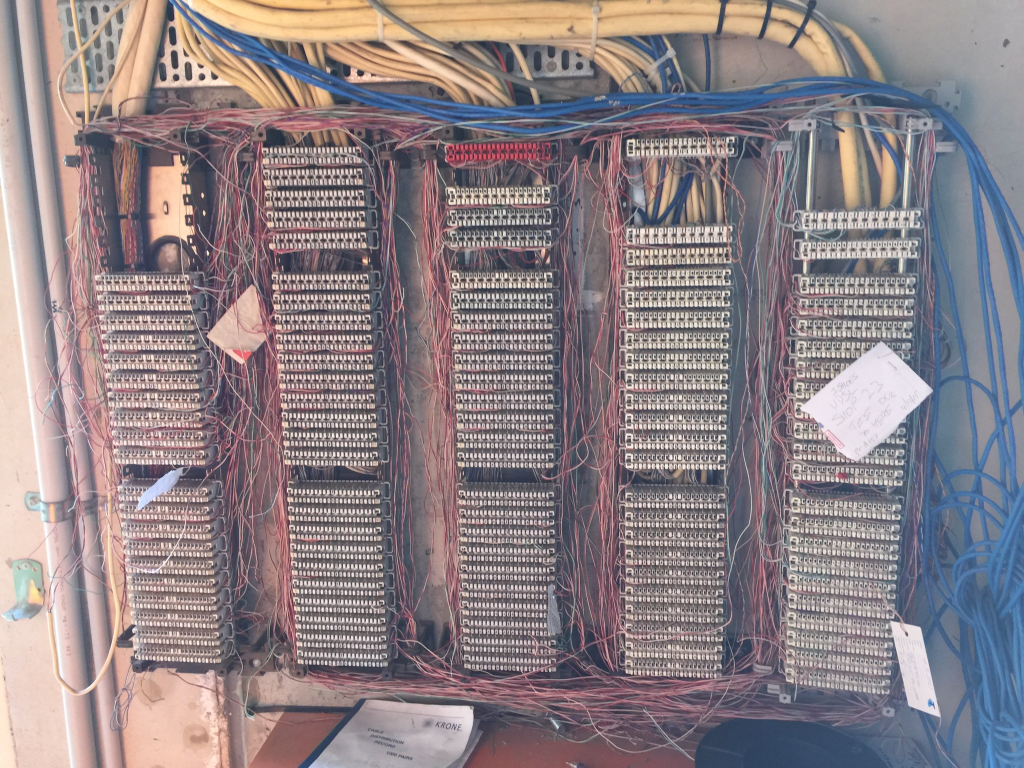
#> input picture Sterger Algorithm/sample_1.jpeg, 2048 x 1536 px (shown at 1/2 size)
$ python Steger_line_V2.py
#> lines starting #> are read from the running program, lines starting #| are printed output that depends on the picture
# Steger algorithm for edge/line extraction
# Author : Munch Quentin, 2020

"""
This program is free software: you can redistribute it and/or modify
it under the terms of the GNU General Public License as published by
the Free Software Foundation, either version 3 of the License, or
(at your option) any later version.
This program is distributed in the hope that it will be useful,
but WITHOUT ANY WARRANTY; without even the implied warranty of
MERCHANTABILITY or FITNESS FOR A PARTICULAR PURPOSE.  See the
GNU General Public License for more details.
You should have received a copy of the GNU General Public License
along with this program.  If not, see <https://www.gnu.org/licenses/>.
"""

# General and computer vision lib
import numpy as np
import cv2
from matplotlib import pyplot as plt
from matplotlib import pyplot

def computeDerivative(img, sigmaX, sigmaY):
    # blurr the image
    img = cv2.GaussianBlur(img, ksize=(0,0), sigmaX=sigmaX, sigmaY=sigmaY)
    # create filter for derivative calulation
    dxFilter = np.array([[1],[0],[-1]])
    dyFilter = np.array([[1,0,-1]])
    dxxFilter = np.array([[1],[-2],[1]])
    dyyFilter = np.array([[1,-2,1]])
    dxyFilter = np.array([[1,-1],[-1,1]])
    # compute derivative
    dx = cv2.filter2D(img,-1, dxFilter)
    dy = cv2.filter2D(img,-1, dyFilter)
    dxx = cv2.filter2D(img,-1, dxxFilter)
    dyy = cv2.filter2D(img,-1, dyyFilter)
    dxy = cv2.filter2D(img,-1, dxyFilter)
    return dx, dy, dxx, dyy, dxy

def computeMagnitude(dxx, dyy):
    # convert to float
    dxx = dxx.astype(float)
    dyy = dyy.astype(float)
    # calculate magnitude and angle
    mag = cv2.magnitude(dxx, dyy)
    phase = mag*180./np.pi
    return mag, phase

def computeHessian(dx, dy, dxx, dyy, dxy):
    # create empty list
    point=[]
    direction=[]
    value=[]
    # for the all image
    for x in range(0, img.shape[1]): # column
        for y in range(0, img.shape[0]): # line
            # if superior to certain threshold
            if dxy[y,x] > 0:
                # compute local hessian
                hessian = np.zeros((2,2))
                hessian[0,0] = dxx[y,x]
                hessian[0,1] = dxy[y,x]
                hessian[1,0] = dxy[y,x]
                hessian[1,1] = dyy[y,x]
                # compute eigen vector and eigne value
                ret, eigenVal, eigenVect = cv2.eigen(hessian)
                if np.abs(eigenVal[0,0]) >= np.abs(eigenVal[1,0]):
                    nx = eigenVect[0,0]
                    ny = eigenVect[0,1]
                else:
                    nx = eigenVect[1,0]
                    ny = eigenVect[1,1]
                # calculate denominator for the taylor polynomial expension
                denom = dxx[y,x]*nx*nx + dyy[y,x]*ny*ny + 2*dxy[y,x]*nx*ny
                # verify non zero denom
                if denom != 0:
                    T = -(dx[y,x]*nx + dy[y,x]*ny)/denom
                    # update point
                    if np.abs(T*nx) <= 0.5 and np.abs(T*ny) <= 0.5:
                        point.append((x,y))
                        direction.append((nx,ny))
                        value.append(np.abs(dxy[y,x]+dxy[y,x]))
    return point, direction, value

# resize, grayscale and blurr
img = cv2.imread("sample_1.jpeg")
#> img is the input picture: shape (1536, 2048, 3); mean B, G, R 133.1, 128.8, 140.4
img = cv2.cvtColor(img, cv2.COLOR_BGR2RGB)
img = cv2.resize(img, (640,480))
#> img: shape (480, 640, 3)
gray_img = cv2.cvtColor(img, cv2.COLOR_BGR2GRAY)
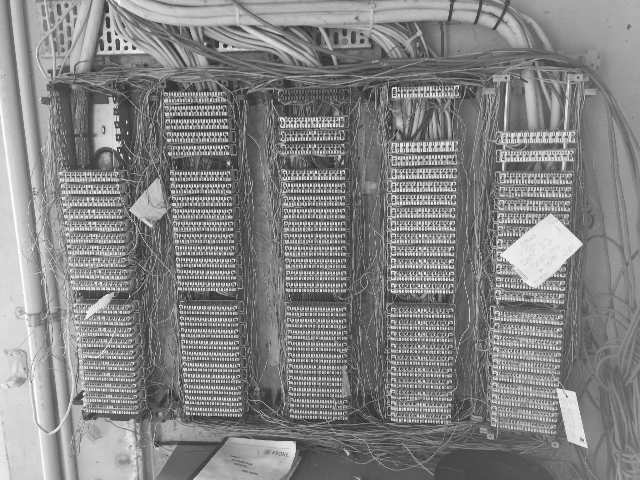
#> gray_img: shape (480, 640); min 41, max 255, mean 131.3
# compute derivative
dx, dy, dxx, dyy, dxy = computeDerivative(gray_img, 1.1, 1.1)
#> in computeDerivative, `dy = cv2.filter2D(img,-1, dyFilter)`:
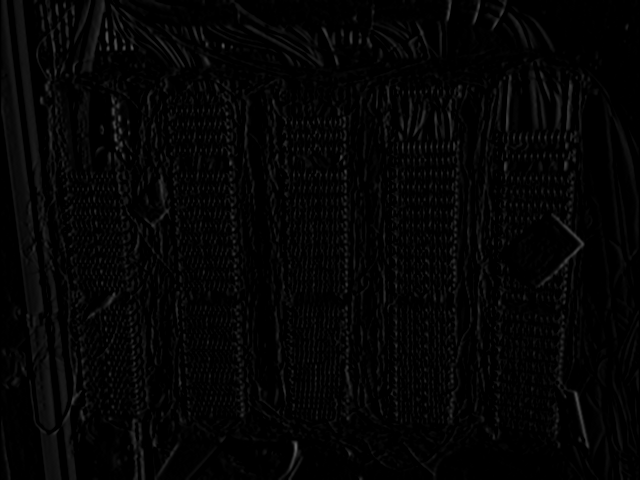
#> dy: shape (480, 640); min 0, max 97, mean 4.4
#> in computeDerivative, `dxx = cv2.filter2D(img,-1, dxxFilter)`:
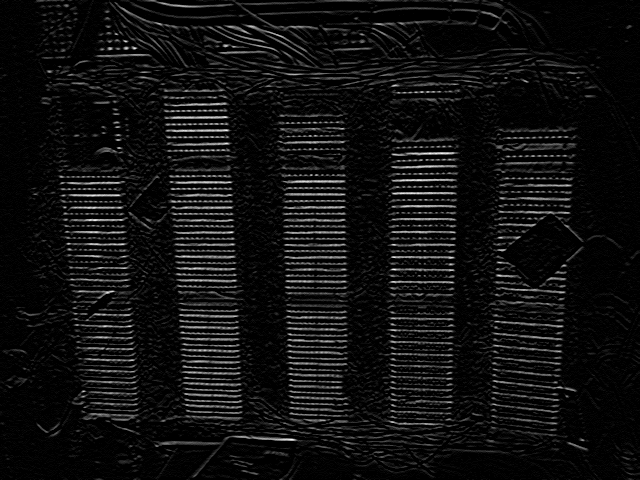
#> dxx: shape (480, 640); min 0, max 37, mean 2.3; drawn with min black and max white
#> in computeDerivative, `dyy = cv2.filter2D(img,-1, dyyFilter)`:
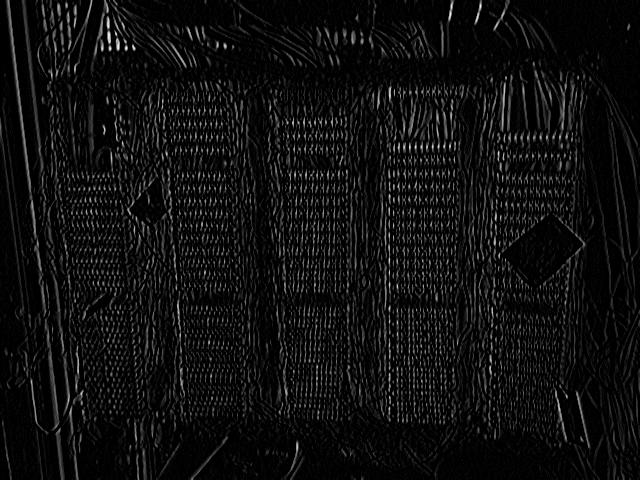
#> dyy: shape (480, 640); min 0, max 34, mean 2; drawn with min black and max white
#> in computeDerivative, `dxy = cv2.filter2D(img,-1, dxyFilter)`:
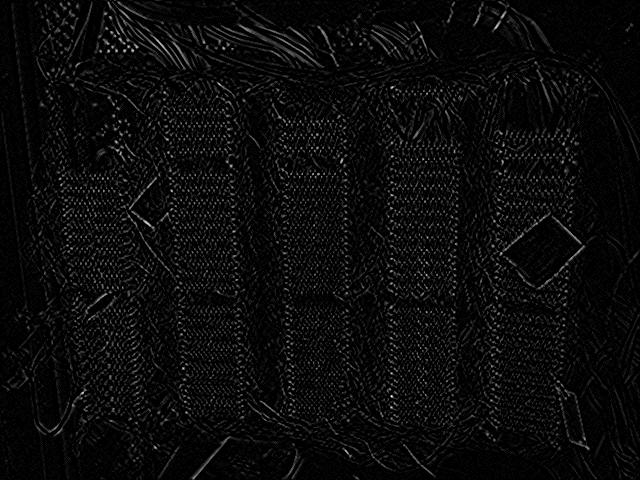
#> dxy: shape (480, 640); min 0, max 21, mean 0.9; drawn with min black and max white
normal, phase = computeMagnitude(dxx, dyy)
#> in computeMagnitude, `mag = cv2.magnitude(dxx, dyy)`:
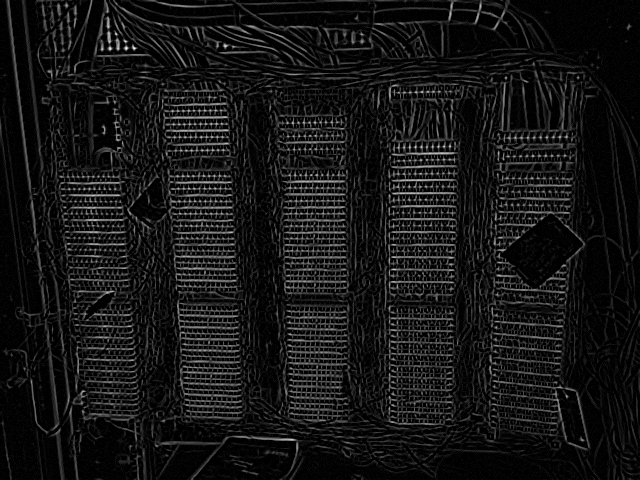
#> mag: shape (480, 640) float64; min 0, max 46.01, mean 3.9; drawn with min black and max white
pt, dir, val = computeHessian(dx, dy, dxx, dyy, dxy)
#> after the loop in computeHessian, `for x in range(0, img.shape[1]):`: direction = 57409 items
#> pt = 57409 items; dir = 57409 items; val = 57409 items

# take the first n max value
nMax = 10000
idx = np.argsort(val)
idx = idx[::-1][:nMax]
#> idx = 10000 values, max 57163 at index 7055, min 441 at index 4862, mean 25457.6
# plot resulting point
for i in range(0, len(idx)):
    img = cv2.circle(img, (pt[idx[i]][0], pt[idx[i]][1]), 1, (255, 0, 0), 1)
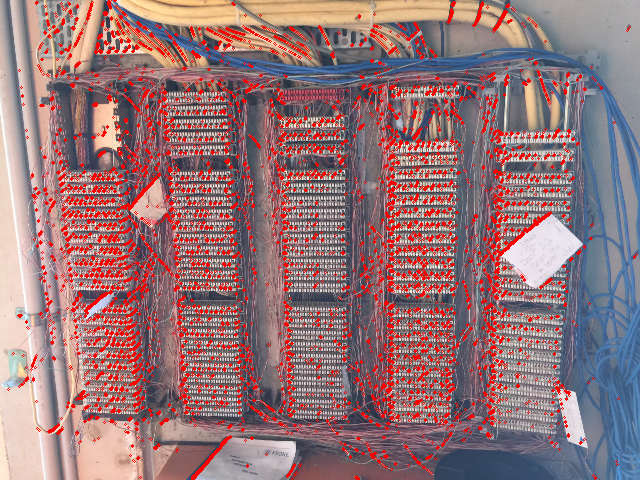
#> img: shape (480, 640, 3); mean R, G, B 151.1, 115.2, 119.4
# plot the result
plt.imshow(dx)
plt.show()
plt.imshow(dy)
plt.show()
plt.imshow(dxx)
plt.show()
plt.imshow(dyy)
plt.show()
plt.imshow(dxy)
plt.show()
plt.imshow(normal)
plt.show()
plt.imshow(phase)
plt.show()
plt.imshow(img)
plt.show()

$ run again, with Sterger Algorithm/10.jpg copied over Sterger Algorithm/sample_1.jpeg
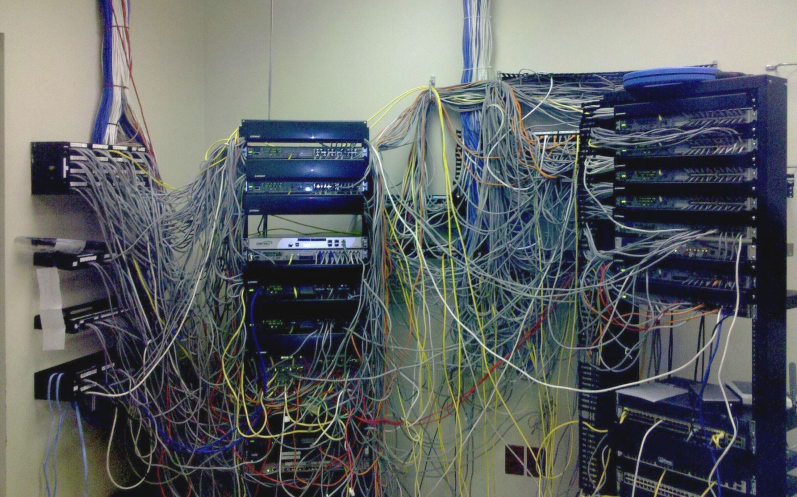
#> input picture Sterger Algorithm/10.jpg, 1594 x 994 px (shown at 1/2 size)
#> img is the input picture: shape (994, 1594, 3); mean B, G, R 101.2, 99.9, 96
#> in computeMagnitude, `mag = cv2.magnitude(dxx, dyy)`:
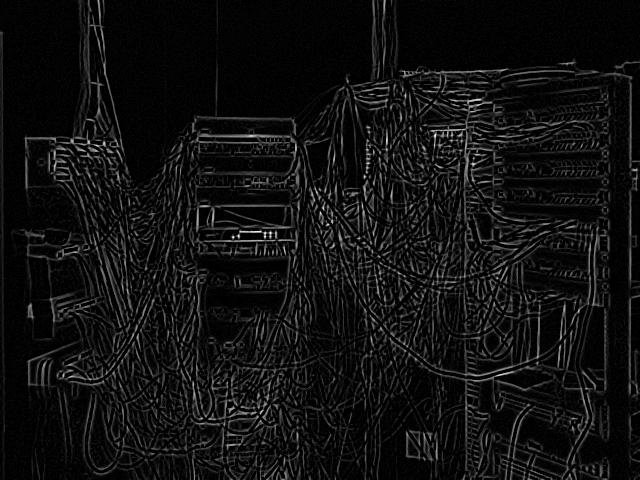
#> mag: shape (480, 640) float64; min 0, max 44.05, mean 2.9; drawn with min black and max white
#> after the loop in computeHessian, `for x in range(0, img.shape[1]):`: direction = 55661 items
#> idx = 10000 values, max 55609 at index 8165, min 1649 at index 8046, mean 27800.1
#> after the loop `for i in range(0, len(idx)):`:
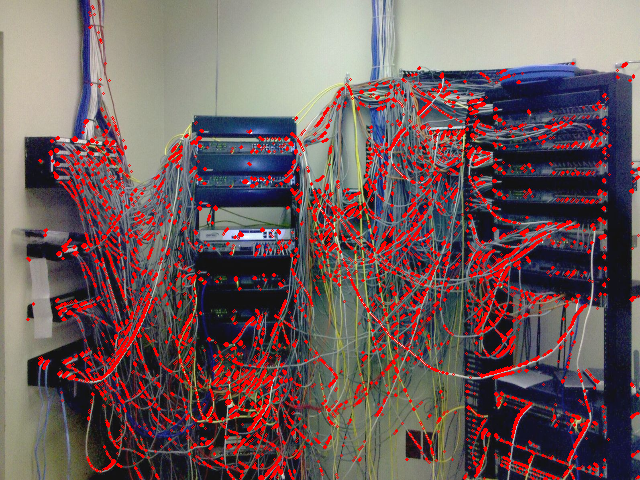
#> img: shape (480, 640, 3); mean R, G, B 112, 91.6, 92.5
